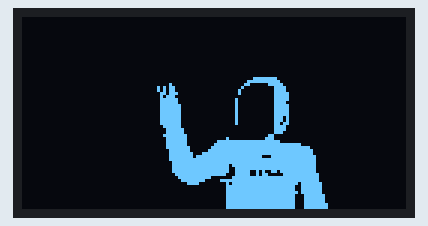
The program below on a simulated ESP8266 (NodeMCU). Shown: 128×64 one-colour display.

Above: at 0.1 s.

The program:

main.cpp
```cpp
#include <Arduino.h>
#include <SPI.h>
#include <Wire.h>
#include <Adafruit_GFX.h>
#include <Adafruit_SSD1306.h>

// Definir constantes
#define ANCHO_PANTALLA 128 // ancho pantalla OLED
#define ALTO_PANTALLA 64   // alto pantalla OLED

// Objeto de la clase Adafruit_SSD1306
Adafruit_SSD1306 display(ANCHO_PANTALLA, ALTO_PANTALLA, &Wire, -1);

const unsigned char datos_imagen[780] PROGMEM = {
  0x00, 0x00, 0x00, 0x00, 0x00, 0x00, 0x00, 0x00, 0x00, 0x00, 0x00, 0x00, 0x00,
    0x00, 0x00, 0x00, 0x00, 0x00, 0x00, 0x00, 0x00, 0x00, 0x00, 0x00, 0x00, 0x00,
    0x00, 0x00, 0x00, 0x00, 0x00, 0x00, 0xff, 0x00, 0x00, 0x00, 0x00, 0x00, 0x00,
    0x00, 0x00, 0x00, 0x00, 0x00, 0x03, 0xff, 0x80, 0x00, 0x00, 0x00, 0x00, 0x00,
    0x00, 0x00, 0x08, 0x00, 0x00, 0x06, 0x07, 0xc0, 0x00, 0x00, 0x00, 0x00, 0x00,
    0x00, 0x00, 0xac, 0x00, 0x00, 0x08, 0x01, 0xe0, 0x00, 0x00, 0x00, 0x00, 0x00,
    0x00, 0x00, 0xac, 0x00, 0x00, 0x10, 0x01, 0xe0, 0x00, 0x00, 0x00, 0x00, 0x00,
    0x00, 0x00, 0x6e, 0x00, 0x00, 0x10, 0x01, 0xf0, 0x00, 0x00, 0x00, 0x00, 0x00,
    0x00, 0x00, 0x5c, 0x00, 0x00, 0x00, 0x01, 0xf0, 0x00, 0x00, 0x00, 0x00, 0x00,
    0x00, 0x00, 0x7e, 0x00, 0x00, 0x20, 0x01, 0xf0, 0x00, 0x00, 0x00, 0x00, 0x00,
    0x00, 0x00, 0x7e, 0x00, 0x00, 0x20, 0x01, 0xe0, 0x00, 0x00, 0x00, 0x00, 0x00,
    0x00, 0x00, 0x7f, 0x00, 0x00, 0x20, 0x01, 0xf0, 0x00, 0x00, 0x00, 0x00, 0x00,
    0x00, 0x00, 0x7f, 0x00, 0x00, 0x20, 0x01, 0xf0, 0x00, 0x00, 0x00, 0x00, 0x00,
    0x00, 0x00, 0x7f, 0x00, 0x00, 0x20, 0x01, 0xf0, 0x00, 0x00, 0x00, 0x00, 0x00,
    0x00, 0x00, 0x7f, 0x00, 0x00, 0x20, 0x01, 0xf0, 0x00, 0x00, 0x00, 0x00, 0x00,
    0x00, 0x00, 0x7f, 0x00, 0x00, 0x20, 0x01, 0xd0, 0x00, 0x00, 0x00, 0x00, 0x00,
    0x00, 0x00, 0x7f, 0x00, 0x00, 0x20, 0x01, 0xd0, 0x00, 0x00, 0x00, 0x00, 0x00,
    0x00, 0x00, 0x7f, 0x00, 0x00, 0x20, 0x01, 0xb0, 0x00, 0x00, 0x00, 0x00, 0x00,
    0x00, 0x00, 0x3f, 0x00, 0x00, 0x00, 0x01, 0xe0, 0x00, 0x00, 0x00, 0x00, 0x00,
    0x00, 0x00, 0x1f, 0x80, 0x00, 0x00, 0x01, 0xe0, 0x00, 0x00, 0x00, 0x00, 0x00,
    0x00, 0x00, 0x1f, 0x80, 0x00, 0x00, 0x01, 0xc0, 0x00, 0x00, 0x00, 0x00, 0x00,
    0x00, 0x00, 0x3f, 0xc0, 0x00, 0x00, 0x06, 0x00, 0x00, 0x00, 0x00, 0x00, 0x00,
    0x00, 0x00, 0x1f, 0xc0, 0x01, 0x00, 0x0e, 0x00, 0x00, 0x00, 0x00, 0x00, 0x00,
    0x00, 0x00, 0x1f, 0xc0, 0x0f, 0xff, 0xff, 0x80, 0x00, 0x00, 0x00, 0x00, 0x00,
    0x00, 0x00, 0x1f, 0xc0, 0x1f, 0xff, 0xff, 0xff, 0x00, 0x00, 0x00, 0x00, 0x00,
    0x00, 0x00, 0x1f, 0xe0, 0x3f, 0xff, 0xff, 0xff, 0xe0, 0x00, 0x00, 0x00, 0x00,
    0x00, 0x00, 0x0f, 0xe0, 0x7f, 0xff, 0xff, 0xff, 0xf0, 0x00, 0x00, 0x00, 0x00,
    0x00, 0x00, 0x0f, 0xf1, 0xff, 0xff, 0xff, 0xff, 0xf0, 0x00, 0x00, 0x00, 0x00,
    0x00, 0x00, 0x0f, 0xf7, 0xff, 0xff, 0xe3, 0xff, 0xf8, 0x00, 0x00, 0x00, 0x00,
    0x00, 0x00, 0x0f, 0xff, 0xff, 0xff, 0xff, 0xff, 0xf8, 0x00, 0x00, 0x00, 0x00,
    0x00, 0x00, 0x07, 0xff, 0xff, 0xff, 0xff, 0xff, 0xf8, 0x00, 0x00, 0x00, 0x00,
    0x00, 0x00, 0x07, 0xff, 0xff, 0x7f, 0xff, 0xff, 0xf8, 0x00, 0x00, 0x00, 0x00,
    0x00, 0x00, 0x07, 0xff, 0xff, 0x3f, 0xff, 0xff, 0xf8, 0x00, 0x00, 0x00, 0x00,
    0x00, 0x00, 0x07, 0xff, 0xff, 0x3e, 0x53, 0x7f, 0xf8, 0x00, 0x00, 0x00, 0x00,
    0x00, 0x00, 0x03, 0xff, 0xfe, 0x3e, 0x58, 0x3f, 0xfc, 0x00, 0x00, 0x00, 0x00,
    0x00, 0x00, 0x01, 0xff, 0xc0, 0x7f, 0xff, 0xff, 0xfc, 0x00, 0x00, 0x00, 0x00,
    0x00, 0x00, 0x00, 0xff, 0x07, 0xff, 0xff, 0xff, 0xfc, 0x00, 0x00, 0x00, 0x00,
    0x00, 0x00, 0x00, 0x3c, 0x01, 0x7f, 0xff, 0xfe, 0xfe, 0x00, 0x00, 0x00, 0x00,
    0x00, 0x00, 0x00, 0x00, 0x01, 0xff, 0xff, 0xfc, 0xfe, 0x00, 0x00, 0x00, 0x00,
    0x00, 0x00, 0x00, 0x00, 0x01, 0xff, 0xff, 0xfc, 0xfe, 0x00, 0x00, 0x00, 0x00,
    0x00, 0x00, 0x00, 0x00, 0x01, 0xff, 0xff, 0xfe, 0xfe, 0x00, 0x00, 0x00, 0x00,
    0x00, 0x00, 0x00, 0x00, 0x01, 0xff, 0xff, 0xfc, 0x7f, 0x00, 0x00, 0x00, 0x00,
    0x00, 0x00, 0x00, 0x00, 0x01, 0xff, 0xff, 0xfc, 0x7f, 0x00, 0x00, 0x00, 0x00,
    0x00, 0x00, 0x00, 0x00, 0x01, 0xff, 0xff, 0xfc, 0x7f, 0x00, 0x00, 0x00, 0x00,
    0x00, 0x00, 0x00, 0x00, 0x01, 0xff, 0xff, 0xfc, 0x7f, 0x80, 0x00, 0x00, 0x00,
    0x00, 0x00, 0x00, 0x00, 0x01, 0xff, 0xff, 0xfc, 0x7f, 0x80, 0x00, 0x00, 0x00,
    0x00, 0x00, 0x00, 0x00, 0x01, 0xff, 0xff, 0xfc, 0x7f, 0x80, 0x00, 0x00, 0x00,
    0x00, 0x00, 0x00, 0x00, 0x01, 0xff, 0xff, 0xfc, 0x7f, 0x80, 0x00, 0x00, 0x00,
    0x00, 0x00, 0x00, 0x00, 0x01, 0xff, 0xff, 0xfc, 0x3f, 0x80, 0x00, 0x00, 0x00,
    0x00, 0x00, 0x00, 0x00, 0x00, 0xff, 0xf7, 0x7c, 0x3f, 0xc0, 0x00, 0x00, 0x00,
    0x00, 0x00, 0x00, 0x00, 0x01, 0xff, 0xff, 0xfc, 0x3f, 0xc0, 0x00, 0x00, 0x00,
    0x00, 0x00, 0x00, 0x00, 0x01, 0xff, 0xff, 0xfc, 0x1f, 0xc0, 0x00, 0x00, 0x00,
    0x00, 0x00, 0x00, 0x00, 0x01, 0xff, 0xff, 0xfc, 0x1f, 0xc0, 0x00, 0x00, 0x00,
    0x00, 0x00, 0x00, 0x00, 0x01, 0xff, 0xff, 0xfc, 0x1f, 0xe0, 0x00, 0x00, 0x00,
    0x00, 0x00, 0x00, 0x00, 0x01, 0xff, 0xff, 0xfc, 0x0f, 0xe0, 0x00, 0x00, 0x00,
    0x00, 0x00, 0x00, 0x00, 0x01, 0xff, 0xff, 0xfc, 0x0f, 0xe0, 0x00, 0x00, 0x00,
    0x00, 0x00, 0x00, 0x00, 0x01, 0xff, 0xff, 0xfc, 0x0f, 0xe0, 0x00, 0x00, 0x00,
    0x00, 0x00, 0x00, 0x00, 0x01, 0xf8, 0xc1, 0x3c, 0x0f, 0xf0, 0x00, 0x00, 0x00,
    0x00, 0x00, 0x00, 0x00, 0x00, 0x74, 0xc0, 0x1c, 0x07, 0xf0, 0x00, 0x00, 0x00,
    0x00, 0x00, 0x00, 0x00, 0x00, 0xff, 0xc0, 0x78, 0x07, 0xf0, 0x00, 0x00, 0x00

};

void setup()
{
#ifdef __DEBUG__
  Serial.begin(9600);
  delay(100);
  Serial.println("Iniciando pantalla OLED");
#endif

  // Iniciar pantalla OLED en la dirección 0x3C
  if (!display.begin(SSD1306_SWITCHCAPVCC, 0x3C))
  {
#ifdef __DEBUG__
    Serial.println("No se encuentra la pantalla OLED");
#endif
    while (true)
      ;
  }

  // Clear the buffer.
  display.clearDisplay();

  // Draw bitmap on the screen
  display.drawBitmap(29, 18, datos_imagen, 100, 60, SSD1306_WHITE);
  display.display();
}

void loop() {}
```
